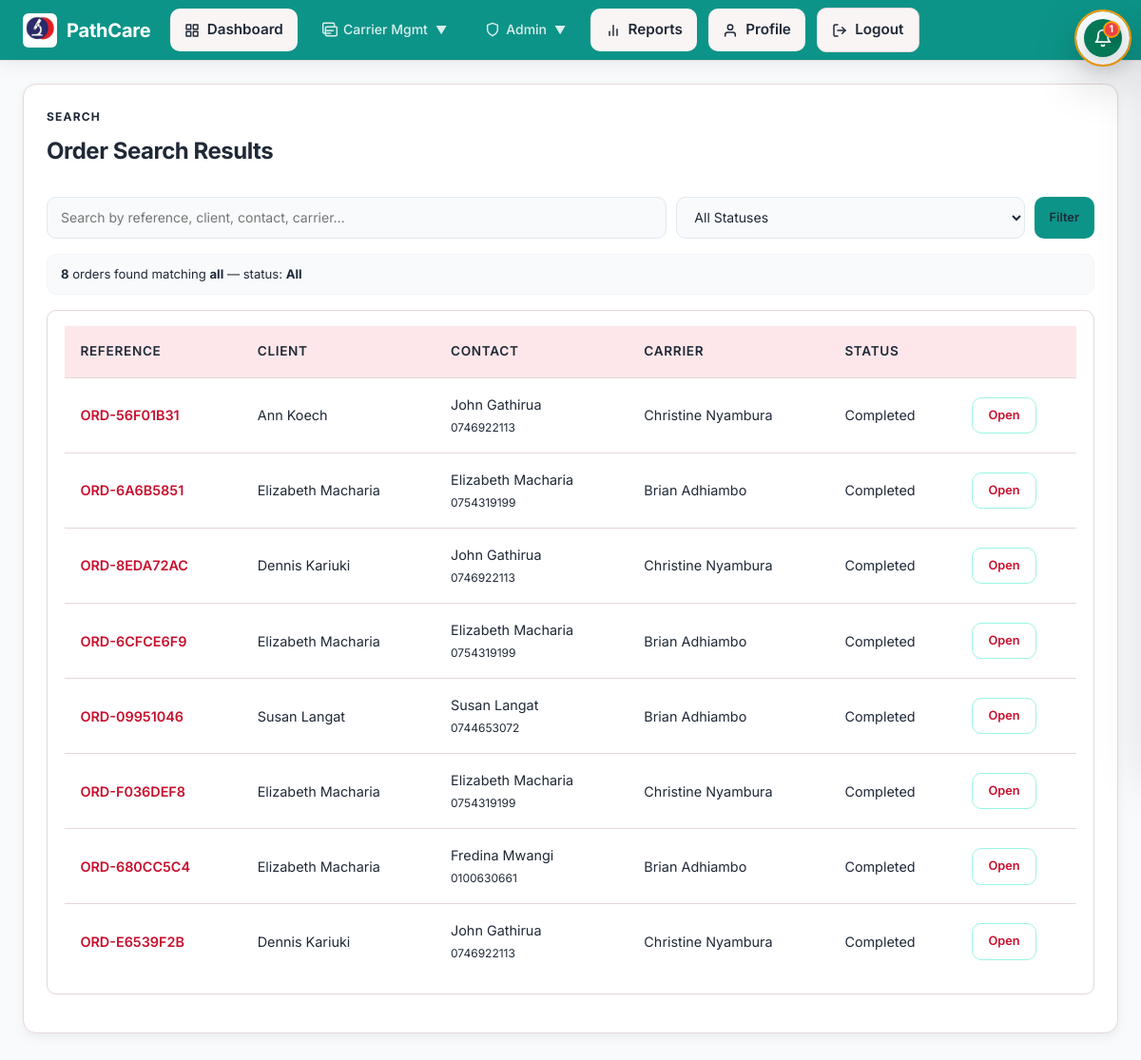
/orders/search/ (signed in), run on an earlier commit of the app's database.
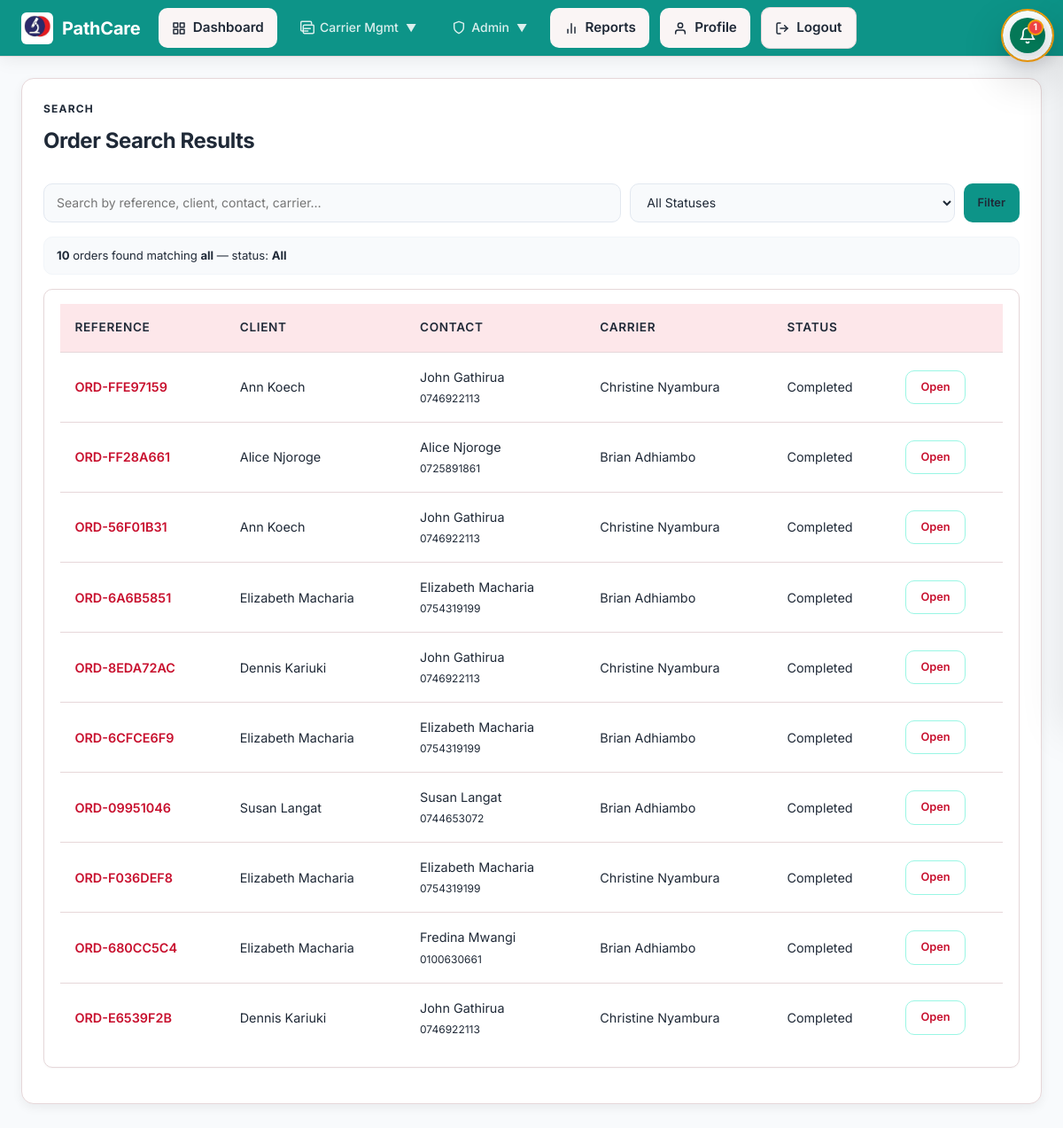
And on a later commit of the database.
### tracking/models.py (models this page shows, shortened)
class Order(models.Model):
    class Priority(models.TextChoices):
        ROUTINE = "routine", "Routine"
        URGENT = "urgent", "Priority"
        STAT = "stat", "STAT (immediate)"
    class Status(models.TextChoices):
        PENDING_REVIEW = "pending_review", "Pending review"
        PENDING = "pending", "Pending assignment"
        ASSIGNED = "assigned", "Assigned to carrier"
        ACCEPTED = "accepted", "Accepted by carrier"
        EN_ROUTE_TO_CLIENT = "en_route_client", "En route to client"
        AT_CLIENT = "at_client", "Arrived at client"
        PICKED_UP = "picked_up", "Picked up"
        IN_TRANSIT = "in_transit", "In transit"
        DELIVERED = "delivered", "Delivered to lab"
        RECEIVED = "received", "Received at lab"
        COMPLETED = "completed", "Completed"
        CANCELLED = "cancelled", "Cancelled"
    id = models.UUIDField(primary_key=True, default=uuid.uuid4, editable=False)
    reference_code = models.CharField(max_length=32, unique=True)
    client = models.ForeignKey(Client, on_delete=models.PROTECT, related_name="orders")
    facility = models.ForeignKey(
        'core.Facility',
        on_delete=models.SET_NULL,
        null=True,
        blank=True,
        related_name='orders',
        help_text="Facility for this pickup (defaults to client's default facility)"
    )
    carrier = models.ForeignKey(
        Carrier, on_delete=models.SET_NULL, null=True, blank=True, related_name="orders"
    )
    priority = models.CharField(max_length=16, choices=Priority.choices, default=Priority.ROUTINE)
    status = models.CharField(max_length=16, choices=Status.choices, default=Status.PENDING)
    requested_pickup_time = models.DateTimeField(null=True, blank=True)
    samples_ready_at = models.DateTimeField(null=True, blank=True)
    requestor_name = models.CharField(max_length=255, blank=True)
    requestor_phone = models.CharField(max_length=32, blank=True)
    reception_details = models.CharField(max_length=255, blank=True)
    parking_notes = models.CharField(max_length=255, blank=True)
    security_instructions = models.CharField(max_length=255, blank=True)
    pickup_address = models.CharField(max_length=255, blank=True)
    distance_to_lab_km = models.FloatField(null=True, blank=True)
    estimated_pickup_minutes = models.IntegerField(null=True, blank=True)
    notes = models.TextField(blank=True)
    latitude = models.FloatField(null=True, blank=True)
    longitude = models.FloatField(null=True, blank=True)
    created_at = models.DateTimeField(auto_now_add=True)
    updated_at = models.DateTimeField(auto_now=True)

class Client(models.Model):
    id = models.UUIDField(primary_key=True, default=uuid.uuid4, editable=False)
    name = models.CharField(max_length=255)
    contact_name = models.CharField(max_length=255, blank=True)
    contact_phone = models.CharField(max_length=32)
    contact_email = models.EmailField(blank=True)
    address = models.CharField(max_length=255)
    latitude = models.FloatField(null=True, blank=True)
    longitude = models.FloatField(null=True, blank=True)
    default_facility = models.ForeignKey(
        'core.Facility',
        on_delete=models.SET_NULL,
        null=True,
        blank=True,
        related_name='clients',
        help_text="Default facility for this client's pickups"
    )
    is_active = models.BooleanField(default=True)
    created_at = models.DateTimeField(auto_now_add=True)

class Carrier(models.Model):
    class Status(models.TextChoices):
        AVAILABLE = "available", "Available"
        ON_JOB = "on_job", "On job"
        OFFLINE = "offline", "Offline"
    id = models.UUIDField(primary_key=True, default=uuid.uuid4, editable=False)
    user = models.OneToOneField(
        settings.AUTH_USER_MODEL,
        on_delete=models.CASCADE,
        related_name="carrier_profile",
        null=True,
        blank=True,
    )
    phone = models.CharField(max_length=32)
    vehicle = models.OneToOneField(
        'Vehicle',
        on_delete=models.SET_NULL,
        null=True,
        blank=True,
        related_name='carrier',
    )
    vehicle_type = models.CharField(max_length=64, blank=True)
    vehicle_plate = models.CharField(max_length=32, blank=True)
    status = models.CharField(max_length=16, choices=Status.choices, default=Status.AVAILABLE)
    current_latitude = models.FloatField(null=True, blank=True)
    current_longitude = models.FloatField(null=True, blank=True)
    last_location_update = models.DateTimeField(null=True, blank=True)
    is_active = models.BooleanField(default=True)
    @property
    def display_name(self):
        try:
            user = self.user
        except Exception:
            return "Unnamed carrier"
        if user is None:
            return "Unnamed carrier"
        return user.get_full_name() or user.username

### accounts/models.py (models this page shows, shortened)
class User(AbstractUser):
    class Role(models.TextChoices):
        SUPER_ADMIN = "super_admin", "Super Admin"
        DISPATCHER = "dispatcher", "Dispatcher"
        CARRIER = "carrier", "Carrier"
        CLIENT = "client", "Client"
        LAB_STAFF = "lab_staff", "Lab Staff"
    role = models.CharField(max_length=20, choices=Role.choices, default=Role.DISPATCHER)
    phone = models.CharField(max_length=32, blank=True)
    department = models.CharField(max_length=100, blank=True)
    objects = PathcareUserManager()

### tracking/views.py (the view, shortened to what this page needs)
# urls.py: path("orders/search/", views.order_search, name="order_search"),
@role_required("super_admin", "dispatcher")
def order_search(request):
    q = request.GET.get("q", "").strip()
    status_filter = request.GET.get("status", "").strip()
    results = Order.objects.select_related("client", "carrier").order_by("-created_at")
    if status_filter:
        results = results.filter(status=status_filter)
    page = request.GET.get("page", 1)
    paginator = Paginator(results, 20)
    results = paginator.get_page(page)
    query_params = request.GET.copy()
    if "page" in query_params:
        del query_params["page"]
    return render(
        request,
        "tracking/order_search_results.html",
        {
            "query": q,
            "status_filter": status_filter,
            "statuses": Order.Status.choices,
            "results": results,
            "page_obj": results,
            "querystring": query_params.urlencode(),
        },
    )

### tracking/context_processors.py (called while the page is built)
def notifications(request):
    if not request.user.is_authenticated:
        return {}
    try:
        unread = Notification.objects.filter(user=request.user, is_read=False).count()
        recent = Notification.objects.filter(user=request.user).order_by("-created_at")[:10]
        return {"notifications_unread_count": unread, "notifications_list": recent}
    except Exception:
        return {}

### tracking/templates/tracking/order_search_results.html (shortened to what this page needs)
{% extends "tracking/base.html" %}
{% block content %}
<section class="panel">
  <div class="panel-header">
    <div><p class="eyebrow">Search</p><h2>Order Search Results</h2></div>
  </div>
  <form method="get" class="search-form">
    <input type="search" name="q" placeholder="Search by reference, client, contact, carrier…" value="{{ query|default:'' }}">
    <select name="status">
      <option value="">All Statuses</option>
    </select>
    <button type="submit" class="btn btn--primary btn--sm">Filter</button>
  </form>
  <div class="search-summary">
    <strong>{{ results|length }}</strong> order{{ results|length|pluralize }} found matching <strong>{{ query|default:'all' }}</strong> — status: <strong>{{ status_filter|default:'All' }}</strong>
  </div>
  {% if results %}
    <div class="table-card">
      <table class="search-table">
        <thead><tr><th>Reference</th><th>Client</th><th>Contact</th><th>Carrier</th><th>Status</th><th></th></tr></thead>
        <tbody>
          {% for order in results %}
            <tr>
              <td><a href="{% url 'tracking:order_detail' order.pk %}">{{ order.reference_code }}</a></td>
              <td>{{ order.client.name }}</td>
              <td>{{ order.requestor_name|default:order.client.contact_name|default:"—" }}<br><small style="color:var(--color-text-muted);">{{ order.requestor_phone|default:order.client.contact_phone|default:"—" }}</small></td>
              <td>{{ order.carrier.display_name|default:"—" }}</td>
              <td>{{ order.get_status_display }}</td>
              <td><a class="btn btn--sm btn--outline" href="{% url 'tracking:order_detail' order.pk %}">Open</a></td>
            </tr>
          {% endfor %}
        </tbody>
      </table>
    </div>
  {% else %}
    <div class="empty-state">
      <span class="empty-state__icon" aria-hidden="true">🔍</span>
      <div class="empty-state__title">No Results</div>
      <div class="empty-state__desc">No orders matched your search. Try a different query or status filter.</div>
    </div>
  {% endif %}
</section>
{% endblock %}

### tracking/templates/tracking/base.html (shortened to what this page needs)
{% load static %}
<!DOCTYPE html>
<html lang="en">
<head>
  <link rel="stylesheet" href="{% static 'tracking/css/style.css' %}">
  <link rel="stylesheet" href="{% static 'tracking/css/notifications.css' %}">
  <link rel="stylesheet" href="{% static 'tracking/css/navigation.css' %}">
  <link rel="stylesheet" href="{% static 'tracking/css/notifications-sidebar.css' %}">
  <link rel="stylesheet" href="https://unpkg.com/leaflet@1.9.4/dist/leaflet.css">
</head>
<body>
  <header class="navbar" role="banner">
    <a class="brand" href="{% url 'accounts:role_redirect' %}" aria-label="PathCare Kenya home">
      <img src="{% static 'icons/icon-192x192.png' %}" alt="" class="brand-logo" aria-hidden="true">
      PathCare
    </a>
    <nav class="nav-links" id="nav-links" aria-label="Main navigation">
      {% if user.is_authenticated %}
        {% include "tracking/partials/_nav_desktop.html" %}
        <a class="nav-link nav-link-logout" href="{% url 'accounts:logout' %}">
          <svg width="16" height="16" viewBox="0 0 24 24" fill="none" stroke="currentColor" stroke-width="2.2" stroke-linecap="round" stroke-linejoin="round"><path d="M9 21H5a2 2 0 0 1-2-2V5a2 2 0 0 1 2-2h4"/><polyline points="16 17 21 12 16 7"/><line x1="21" y1="12" x2="9" y2="12"/></svg>
          <span>Logout</span>
        </a>
      {% else %}
        <a class="nav-link" href="{% url 'accounts:login' %}">Login</a>
      {% endif %}
    </nav>
    {% if user.is_authenticated %}
      <div class="notifications-icon-wrapper">
        <button id="notif-toggle" class="notifications-icon-button" aria-label="Open notifications">
          <svg width="20" height="20" viewBox="0 0 24 24" fill="none" stroke="#fff" stroke-width="2.2" stroke-linecap="round" stroke-linejoin="round" aria-hidden="true">
            <path d="M18 8a6 6 0 0 0-12 0c0 7-3 9-3 9h18s-3-2-3-9"/><path d="M13.73 21a2 2 0 0 1-3.46 0"/>
          </svg>
          {% if notifications_unread_count %}
            <span class="notifications-badge">{{ notifications_unread_count }}</span>
          {% endif %}
        </button>
      </div>
    {% endif %}
  </header>
  <main class="container" id="main-content">
    {% block content %}{% endblock %}
  </main>
</body>
</html>

### tracking/templates/tracking/partials/_nav_desktop.html (shortened to what this page needs)
{% if user.role == 'super_admin' %}
  <a class="nav-link" href="{% url 'tracking:dashboard' %}">
    <svg width="16" height="16" viewBox="0 0 24 24" fill="none" stroke="currentColor" stroke-width="2.2" stroke-linecap="round" stroke-linejoin="round"><rect x="3" y="3" width="7" height="7"/><rect x="14" y="3" width="7" height="7"/><rect x="14" y="14" width="7" height="7"/><rect x="3" y="14" width="7" height="7"/></svg>
    <span>Dashboard</span>
  </a>
  <div class="nav-group">
    <button class="nav-group-toggle" aria-haspopup="true" aria-expanded="false">
      <span>Carrier Mgmt</span>
      <span class="chevron">▼</span>
    </button>
  </div>
  <div class="nav-group">
    <button class="nav-group-toggle" aria-haspopup="true" aria-expanded="false">
      <svg width="16" height="16" viewBox="0 0 24 24" fill="none" stroke="currentColor" stroke-width="2.2" stroke-linecap="round" stroke-linejoin="round"><path d="M12 22s8-4 8-10V5l-8-3-8 3v7c0 6 8 10 8 10z"/></svg>
      <span>Admin</span>
      <span class="chevron">▼</span>
    </button>
  </div>
  <a class="nav-link" href="{% url 'tracking:reports_view' %}">
    <svg width="16" height="16" viewBox="0 0 24 24" fill="none" stroke="currentColor" stroke-width="2.2" stroke-linecap="round" stroke-linejoin="round"><line x1="18" y1="20" x2="18" y2="10"/><line x1="12" y1="20" x2="12" y2="4"/><line x1="6" y1="20" x2="6" y2="14"/></svg>
    <span>Reports</span>
  </a>
  <a class="nav-link" href="{% url 'accounts:account_index' %}">
    <svg width="16" height="16" viewBox="0 0 24 24" fill="none" stroke="currentColor" stroke-width="2.2" stroke-linecap="round" stroke-linejoin="round"><path d="M20 21v-2a4 4 0 0 0-4-4H8a4 4 0 0 0-4 4v2"/><circle cx="12" cy="7" r="4"/></svg>
    <span>Profile</span>
  </a>
{% endif %}

### tracking/static/tracking/css/navigation.css (style rules this page uses)
.navbar { display: flex; justify-content: space-between; align-items: center; gap: 20px; padding: 15px 40px; }
.nav-links { display: flex; align-items: center; gap: 0; flex: 1; flex-wrap: wrap; }
.nav-group { position: relative; }
.nav-group-toggle { display: flex; align-items: center; gap: 6px; background: transparent; border: none; color: var(--text-inverse); cursor: pointer; padding: 8px 14px; border-radius: 8px; transition: background 0.2s ease; font-size: 14px; font-family: inherit; font-weight: 500; white-space: nowrap; }
.nav-group-toggle .chevron { font-size: 12px; transition: transform 0.3s ease; display: inline-block; }
.nav-link { display: flex; align-items: center; gap: 6px; padding: 8px 14px; color: var(--text-inverse); text-decoration: none; border-radius: 8px; transition: background 0.2s ease; font-size: 14px; background: transparent; border: none; cursor: pointer; font-family: inherit; white-space: nowrap; }

### tracking/static/tracking/css/notifications-sidebar.css (style rules this page uses)
.notifications-icon-wrapper { position: fixed !important; top: 12px !important; right: 12px !important; display: inline-flex !important; align-items: center; justify-content: center; z-index: 99999 !important; pointer-events: auto; outline: 2px solid #f59e0b; background: rgba(255, 255, 255, 0.98); border-radius: 9999px; padding: 4px; box-shadow: 0 20px 50px rgba(0, 0, 0, 0.2); min-width: 56px; min-height: 56px; }
.notifications-icon-button { position: relative; background: #047857 !important; border: 1px solid #ffffff; color: #ffffff; cursor: pointer; width: 54px; height: 54px; border-radius: 9999px; transition: background 0.2s ease, transform 0.2s ease, box-shadow 0.2s ease; font-family: inherit; display: inline-flex; align-items: center; justify-content: center; padding: 0; box-shadow: 0 10px 24px rgba(15, 23, 42, 0.18); overflow: visible; }
.notifications-badge { position: absolute; top: -4px; right: -4px; background: #ffffff; color: #ef4444; padding: 2px 6px; border-radius: 9999px; font-size: 10px; font-weight: 700; min-width: 18px; text-align: center; border: 2px solid #f59e0b; box-shadow: 0 3px 8px rgba(0, 0, 0, 0.16); animation: pulse 2s infinite; }

### tracking/templates/tracking/order_search_results.html (style rules this page uses)
html, body { overflow-x: hidden; max-width: 100vw; }
.search-form { display: flex; flex-wrap: wrap; gap: 10px; margin-bottom: var(--space-md); }
.search-form input[type="search"] { flex: 2 1 280px; padding: 10px 14px; border: 1.5px solid var(--color-border); border-radius: var(--radius-md); background: var(--color-surface-alt); color: var(--color-text); font: inherit; font-size: .875rem; transition: border-color var(--duration-fast) var(--ease-out); }
.search-form select { flex: 1 1 180px; padding: 10px 14px; border: 1.5px solid var(--color-border); border-radius: var(--radius-md); background: var(--color-surface-alt); color: var(--color-text); font: inherit; font-size: .875rem; cursor: pointer; transition: border-color var(--duration-fast) var(--ease-out); }
.search-summary { font-size: .82rem; color: var(--color-text-secondary); padding: 10px 14px; border-radius: var(--radius-md); background: var(--color-surface-alt); border: 1px solid var(--color-border-light); margin-bottom: var(--space-md); }
.search-summary strong { color: var(--color-text); }
.search-table td { vertical-align: middle; }
.search-table td a { color: var(--color-primary); font-weight: 600; text-decoration: none; }

What changed in the data, as far as the page shows it:
added Order: reference_code "ORD-FFE97159", client.name "Ann Koech", requestor_name "John Gathirua", requestor_phone "0746922113", carrier.display_name "Christine Nyambura", status "Completed"
added Order: reference_code "ORD-FF28A661", client.name "Alice Njoroge", requestor_name "Alice Njoroge", requestor_phone "0725891861", carrier.display_name "Brian Adhiambo", status "Completed"
Also different on the page:
{{ results|length }}: "8" → "10"
